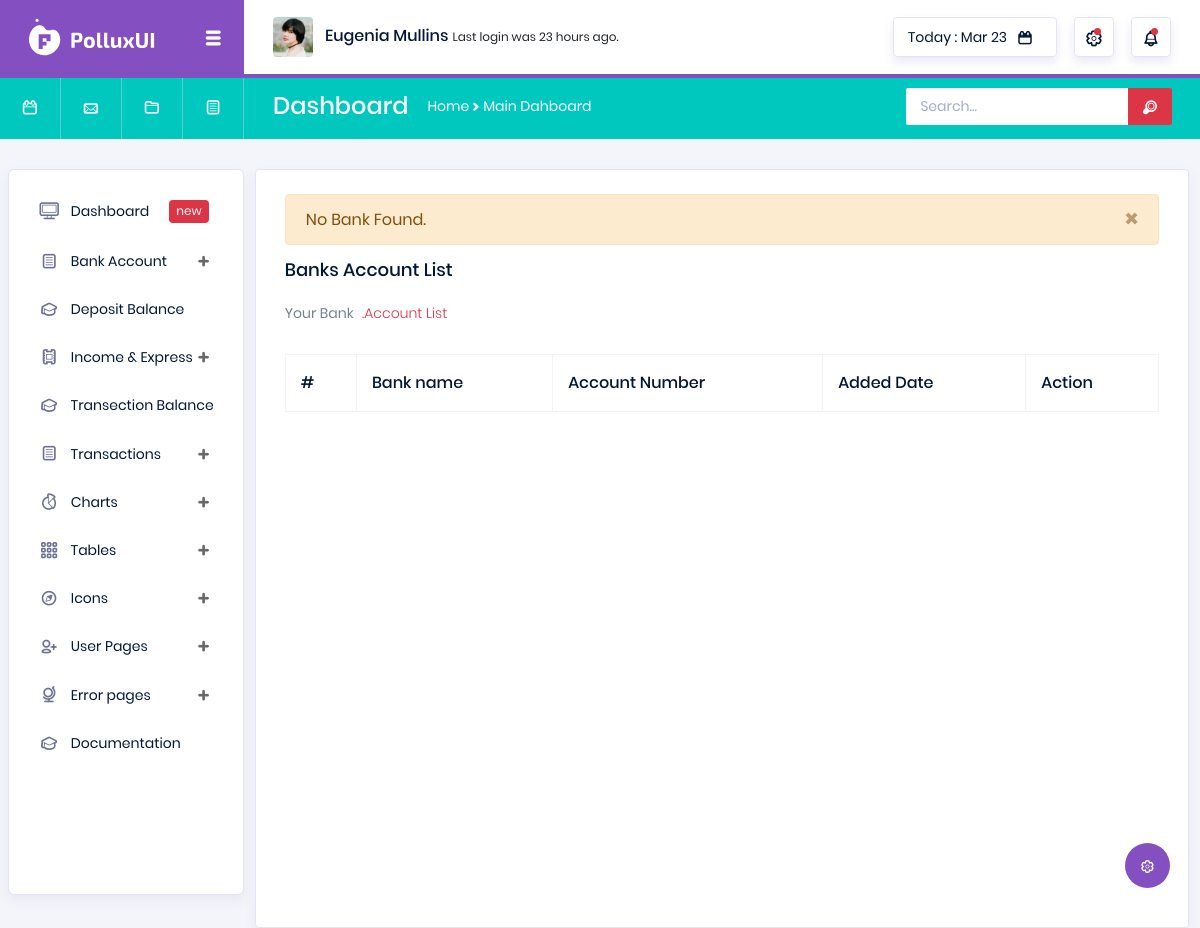
The page /view-bank-accounts/ (signed in) on the database as committed earlier.
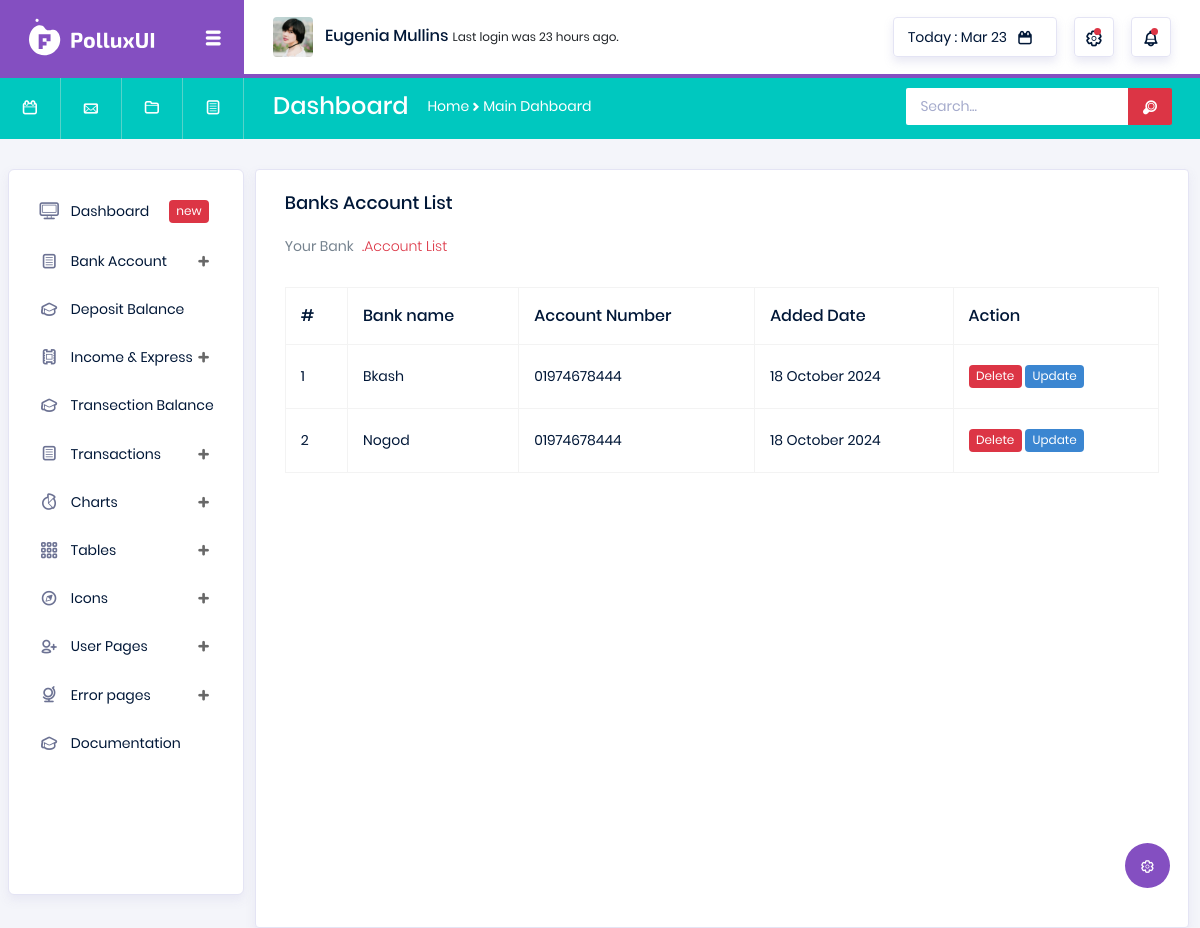
The same page on the database as committed later.
### transactions/models.py (models this page shows, shortened)
class Bank(models.Model):
    user = models.ForeignKey(User, on_delete=models.CASCADE)
    bank_name = models.CharField(max_length=120)
    account_number = models.CharField(max_length=160)
    date = models.DateTimeField(auto_now_add=True)

### transactions/views.py (the view)
# urls.py: path('view-bank-accounts/', views.View_Banks, name='view_bank'),
def View_Banks(request):
    user = request.user
    banks = Bank.objects.filter(user=user)
    if not banks.exists():
        messages.warning(request, 'No Bank Found.')
    context = {
        'banks':banks
    }
    return render(request, 'transaction/view-banks.html', context)

### templates/transaction/view-banks.html (shortened to what this page needs)
{% extends 'base.html' %}
{% load static %}
{% block body %}
<div class="col-lg-12 grid-margin stretch-card">
    <div class="card">
      <div class="card-body">
        {% include "shared/messages.html" %}
        <h4 class="card-title">Banks Account List</h4>
        <p class="card-description">
          Your Bank <code>.Account List</code>
        </p>
        <div class="table-responsive pt-3">
          <table class="table table-bordered">
            <thead>
              <tr>
                <th>
                  #
                </th>
                <th>
                  Bank name
                </th>
                <th>
                  Account Number
                </th>
                <th>
                  Added Date
                </th>
                <th>
                  Action
                </th>
              </tr>
            </thead>
            <tbody>
            {% for bank in banks %}
              <tr>
                <td>
                  {{forloop.counter}}
                </td>
                <td>
                  {{bank.bank_name}}
                </td>
                <td>
                    {{bank.account_number}}
                </td>
                <td>
                    {{bank.date|date:"d F Y"}}
                </td>
                <td>
                  <label class="badge badge-danger" id="hello" onclick="updateUrl({{bank.id}})" data-toggle="modal" data-target="#exampleModal">Delete</label>
                  <a href="{% url 'transaction:update_bank' bank.id %}" class="badge badge-info">Update</a>
                </td>
              </tr>
            {% endfor %}
            </tbody>
          </table>
        </div>
      </div>
    </div>
  </div>
{% endblock %}

Rows that differ between the two databases and show on the page:
added Bank: bank_name "Bkash", account_number "01974678444", date "18 October 2024"
added Bank: bank_name "Nogod", account_number "01974678444", date "18 October 2024"
Other text that changed with them:
list line gone: "No Bank Found. ×"
